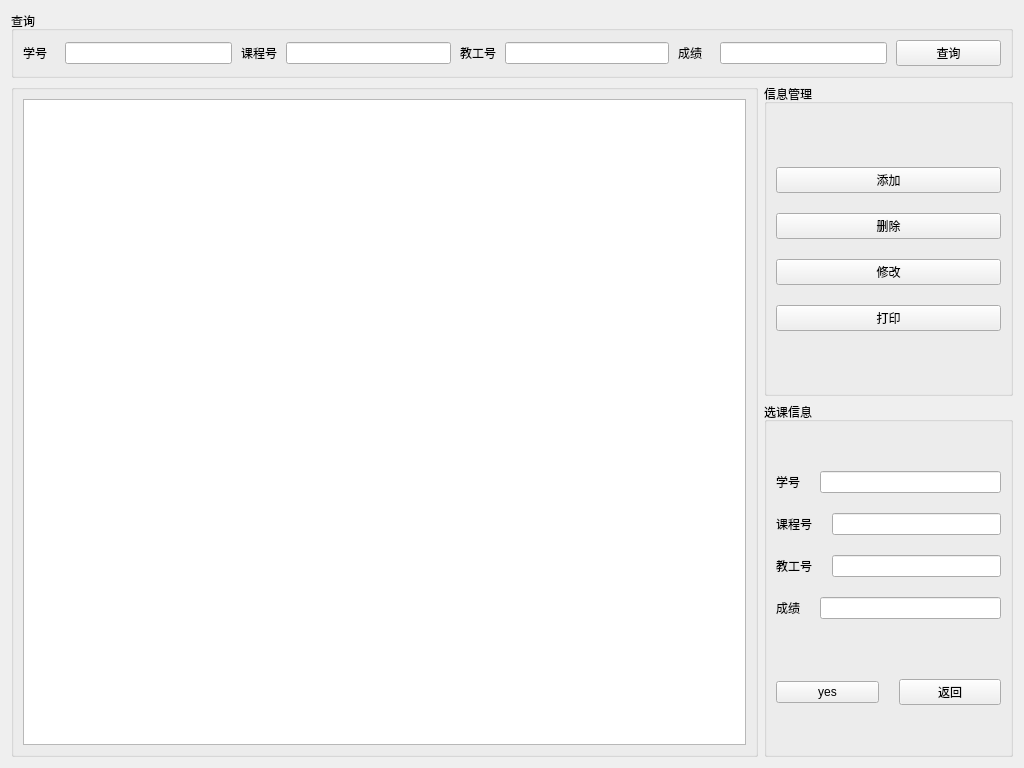
<?xml version="1.0" encoding="UTF-8"?>
<ui version="4.0">
 <class>ManagementSCT</class>
 <widget class="QWidget" name="ManagementSCT">
  <property name="geometry">
   <rect>
    <x>0</x>
    <y>0</y>
    <width>1024</width>
    <height>768</height>
   </rect>
  </property>
  <property name="windowTitle">
   <string>Form</string>
  </property>
  <layout class="QVBoxLayout" name="verticalLayout_5">
   <item>
    <widget class="QGroupBox" name="groupBox_search">
     <property name="title">
      <string>查询</string>
     </property>
     <layout class="QHBoxLayout" name="horizontalLayout_5" stretch="12,12,12,12,6">
      <property name="spacing">
       <number>9</number>
      </property>
      <item>
       <layout class="QHBoxLayout" name="horizontalLayout" stretch="2,10">
        <item>
         <widget class="QLabel" name="label_search_sno">
          <property name="text">
           <string>学号</string>
          </property>
         </widget>
        </item>
        <item>
         <widget class="QLineEdit" name="lineEdit_search_sno"/>
        </item>
       </layout>
      </item>
      <item>
       <layout class="QHBoxLayout" name="horizontalLayout_2" stretch="2,10">
        <item>
         <widget class="QLabel" name="label_search_cno">
          <property name="text">
           <string>课程号</string>
          </property>
         </widget>
        </item>
        <item>
         <widget class="QLineEdit" name="lineEdit_search_cno"/>
        </item>
       </layout>
      </item>
      <item>
       <layout class="QHBoxLayout" name="horizontalLayout_3" stretch="2,10">
        <item>
         <widget class="QLabel" name="label_search_tno">
          <property name="text">
           <string>教工号</string>
          </property>
         </widget>
        </item>
        <item>
         <widget class="QLineEdit" name="lineEdit_search_tno"/>
        </item>
       </layout>
      </item>
      <item>
       <layout class="QHBoxLayout" name="horizontalLayout_4" stretch="2,10">
        <item>
         <widget class="QLabel" name="label_search_grade">
          <property name="text">
           <string>成绩</string>
          </property>
         </widget>
        </item>
        <item>
         <widget class="QLineEdit" name="lineEdit_search_grade"/>
        </item>
       </layout>
      </item>
      <item>
       <widget class="QPushButton" name="pushButton_search">
        <property name="text">
         <string>查询</string>
        </property>
       </widget>
      </item>
     </layout>
    </widget>
   </item>
   <item>
    <layout class="QHBoxLayout" name="horizontalLayout_11" stretch="6,2">
     <item>
      <widget class="QGroupBox" name="groupBox_tableView">
       <property name="title">
        <string/>
       </property>
       <layout class="QVBoxLayout" name="verticalLayout">
        <item>
         <widget class="QTableView" name="tableView"/>
        </item>
       </layout>
      </widget>
     </item>
     <item>
      <layout class="QVBoxLayout" name="verticalLayout_4">
       <item>
        <widget class="QGroupBox" name="groupBox_management">
         <property name="title">
          <string>信息管理</string>
         </property>
         <layout class="QVBoxLayout" name="verticalLayout_2">
          <property name="spacing">
           <number>20</number>
          </property>
          <item>
           <spacer name="verticalSpacer">
            <property name="orientation">
             <enum>Qt::Vertical</enum>
            </property>
            <property name="sizeHint" stdset="0">
             <size>
              <width>20</width>
              <height>40</height>
             </size>
            </property>
           </spacer>
          </item>
          <item>
           <widget class="QPushButton" name="pushButton_add">
            <property name="text">
             <string>添加</string>
            </property>
           </widget>
          </item>
          <item>
           <widget class="QPushButton" name="pushButton_delete">
            <property name="text">
             <string>删除</string>
            </property>
           </widget>
          </item>
          <item>
           <widget class="QPushButton" name="pushButton_change">
            <property name="text">
             <string>修改</string>
            </property>
           </widget>
          </item>
          <item>
           <widget class="QPushButton" name="pushButton_excel">
            <property name="text">
             <string>打印</string>
            </property>
           </widget>
          </item>
          <item>
           <spacer name="verticalSpacer_2">
            <property name="orientation">
             <enum>Qt::Vertical</enum>
            </property>
            <property name="sizeHint" stdset="0">
             <size>
              <width>20</width>
              <height>40</height>
             </size>
            </property>
           </spacer>
          </item>
         </layout>
        </widget>
       </item>
       <item>
        <widget class="QGroupBox" name="groupBox_data">
         <property name="title">
          <string>选课信息</string>
         </property>
         <layout class="QVBoxLayout" name="verticalLayout_3">
          <property name="spacing">
           <number>20</number>
          </property>
          <item>
           <spacer name="verticalSpacer_3">
            <property name="orientation">
             <enum>Qt::Vertical</enum>
            </property>
            <property name="sizeHint" stdset="0">
             <size>
              <width>20</width>
              <height>40</height>
             </size>
            </property>
           </spacer>
          </item>
          <item>
           <layout class="QHBoxLayout" name="horizontalLayout_6">
            <item>
             <widget class="QLabel" name="label_sno">
              <property name="text">
               <string>学号</string>
              </property>
             </widget>
            </item>
            <item>
             <widget class="QLineEdit" name="lineEdit_sno">
              <property name="maxLength">
               <number>9</number>
              </property>
             </widget>
            </item>
           </layout>
          </item>
          <item>
           <layout class="QHBoxLayout" name="horizontalLayout_7">
            <item>
             <widget class="QLabel" name="label_cno">
              <property name="text">
               <string>课程号</string>
              </property>
             </widget>
            </item>
            <item>
             <widget class="QLineEdit" name="lineEdit_cno">
              <property name="maxLength">
               <number>6</number>
              </property>
             </widget>
            </item>
           </layout>
          </item>
          <item>
           <layout class="QHBoxLayout" name="horizontalLayout_8">
            <item>
             <widget class="QLabel" name="label_tno">
              <property name="text">
               <string>教工号</string>
              </property>
             </widget>
            </item>
            <item>
             <widget class="QLineEdit" name="lineEdit_tno">
              <property name="maxLength">
               <number>8</number>
              </property>
             </widget>
            </item>
           </layout>
          </item>
          <item>
           <layout class="QHBoxLayout" name="horizontalLayout_9">
            <item>
             <widget class="QLabel" name="label_grade">
              <property name="text">
               <string>成绩</string>
              </property>
             </widget>
            </item>
            <item>
             <widget class="QLineEdit" name="lineEdit_grade">
              <property name="maxLength">
               <number>3</number>
              </property>
             </widget>
            </item>
           </layout>
          </item>
          <item>
           <spacer name="verticalSpacer_4">
            <property name="orientation">
             <enum>Qt::Vertical</enum>
            </property>
            <property name="sizeHint" stdset="0">
             <size>
              <width>20</width>
              <height>40</height>
             </size>
            </property>
           </spacer>
          </item>
          <item>
           <layout class="QHBoxLayout" name="horizontalLayout_10">
            <item>
             <widget class="QPushButton" name="pushButton_yes">
              <property name="text">
               <string>yes</string>
              </property>
             </widget>
            </item>
            <item>
             <widget class="QPushButton" name="pushButton_back">
              <property name="text">
               <string>返回</string>
              </property>
             </widget>
            </item>
           </layout>
          </item>
          <item>
           <spacer name="verticalSpacer_5">
            <property name="orientation">
             <enum>Qt::Vertical</enum>
            </property>
            <property name="sizeHint" stdset="0">
             <size>
              <width>20</width>
              <height>40</height>
             </size>
            </property>
           </spacer>
          </item>
         </layout>
        </widget>
       </item>
      </layout>
     </item>
    </layout>
   </item>
  </layout>
 </widget>
 <resources/>
 <connections/>
</ui>
